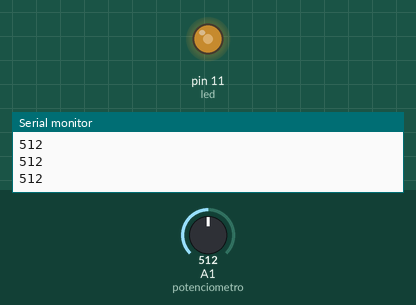
This sketch was run on a simulated Arduino Uno, built with avr-gcc and run on an emulated ATmega328P. Shown: output pins drawn as LEDs (lit = HIGH), the last lines printed to the serial monitor. The inputs (shaded band) are chosen by the test bench; at power-on: A1 (potenciometro) = 512.

Above: at 1.2 s.
1.3 s: A1 (potenciometro) set to 716
At 2.1 s:
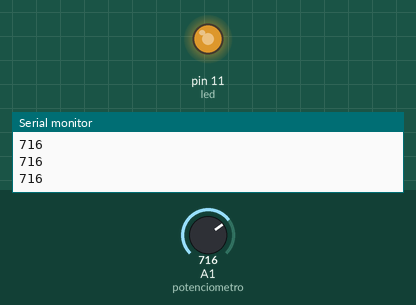
2.8 s: A1 (potenciometro) set to 900
At 3.5 s:
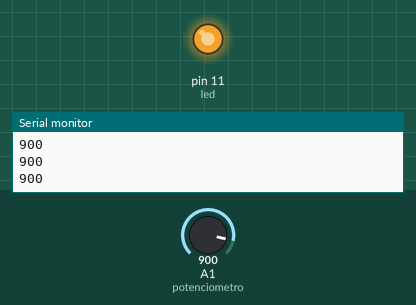
4.3 s: A1 (potenciometro) set to 122
At 5.0 s:
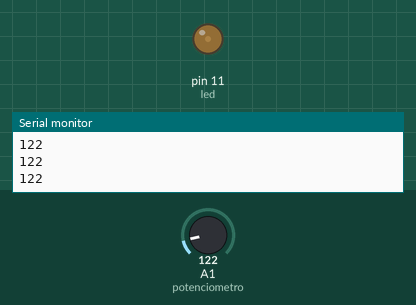
5.8 s: A1 (potenciometro) set to 0
At 6.4 s:
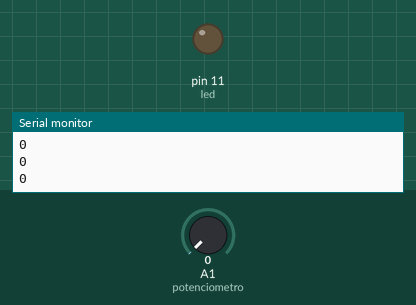
Timing chart, 0 to 8.3 s (numbered marks = the images above; inputs shaded):
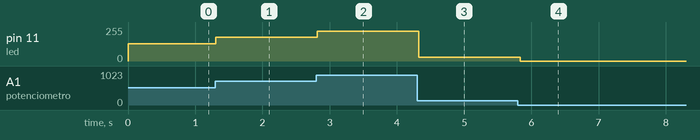

The sketch:

LUMINOSIDADE_LED_PC.ino
```cpp
/*
  ZDAY 2014 - PORTO

  Controlo da lumiosidade de um LED

  O valor da lumiosidade é dado pela variação
  de um potenciómetro
 */

int potenciometro = 1; // Porta analógica associada ao potenciómetro
int led = 11;          // Porta digital associada ao LED
int valor = 0; // Variável para guardar o valor lido do potenciómetro

// Parte do código para configurações
void setup() {
  // Definir a porta digital associada ao LED como saída
  pinMode(led, OUTPUT);
  // Configuração da velocidade comunicação da porta série
  Serial.begin(9600);
}

// Parte do código que executa infinitamente
void loop() {

  // Leitura do valor da porta analógica 1
  // isto é, o estado do potenciómetro
  valor = analogRead(potenciometro);
  // Envio o valor lido para o computador
  Serial.println(valor);
  // Alteração da luminosidade do LED
  // 0 valor devolvido pela leitura analógica é no máximo 1023
  // O valor máximo aceite pela seguite função é 255
  analogWrite(led, valor/4);
  delay(50); // Aguarda 50 ms)
}
```

Measured:
- after the input at 1.3 s, pin 11 (led): 128/255 → 179/255 at once
- after the input at 2.8 s, pin 11 (led): 179/255 → 225/255 at once
- after the input at 4.3 s, pin 11 (led): 225/255 → 30/255 at once
- after the input at 5.8 s, pin 11 (led): 30/255 → 0/255 at once
